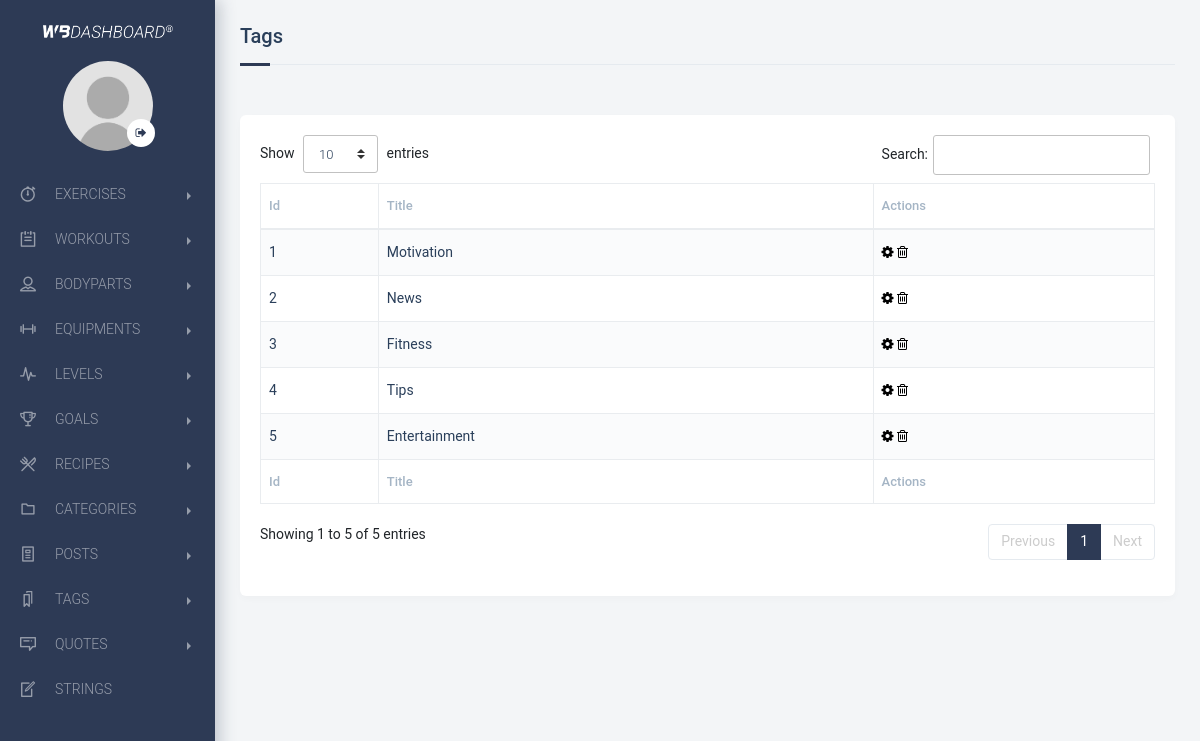
Screenshot of /backend/controller/tags.php (signed in) with the database file from the repository.
### tables this page shows
CREATE TABLE `tags` (
  `tag_id` int(11) NOT NULL,
  `tag_title` text NOT NULL
);

### backend/admin/functions.php (called while the page is built, shortened)
<?php
function get_all_tags($connect)
{
    $sentence = $connect->prepare("SELECT * FROM tags ORDER BY tag_id DESC");
    $sentence->execute();
    return $sentence->fetchAll();
}
?>

### backend/views/tags.view.php (the view, shortened to what this page needs)
<section class="page-container">
    <div class="page-content-wrapper">
 <div class="content sm-gutter">
            <div class="container-fluid padding-25 sm-padding-10">
                <div class="row">
                    <div class="col-12">
                        <div class="section-title">
                            <h5>Tags</h5>
                        </div>
                    </div>
<div class="col-12">
                        <div class="block table-block mb-4" style="margin-top: 20px;">
                            <div class="row">
                                <div class="table-responsive">
<table id="table_id" class="table table-striped table-bordered" cellspacing="0" width="100%" style="border-radius: 5px;">
    <thead>
            <tr>
              <th>Id</th>
                <th>Title</th>
                <th>Actions</th>
            </tr>
        </thead>
        <tfoot>
            <tr>
              <th>Id</th>
                <th>Title</th>
                <th>Actions</th>
            </tr>
        </tfoot>
        <tbody>
        <?php foreach($tags as $tag): ?>
            <tr>
              <td><?php echo $tag['tag_id']; ?></td>
                <td><?php echo $tag['tag_title']; ?></td>
                <td>
                <a href="../controller/edit_tag.php?id=<?php echo $tag['tag_id']; ?>" style="font-size: 14px;color: #000000;"><i class="fa fa-cog"></i></a>
          <a onclick="alertdelete_<?php echo $tag['tag_id']; ?>();" style="cursor: pointer;font-size: 14px;color: #000000;"><i class="fa fa-trash-o"></i></a>
          </td>
            </tr>
        <?php endforeach; ?>
        </tbody>
</table>
</div>
</div>
</div>
</div>
</div>
</div>
</div>
</div>
</section>

### backend/assets/css/lightbox.css (style rules this page uses)
body:after { content: url(../files/close.png) url(../files/loading.gif) url(../files/prev.png) url(../files/next.png); display: none; }

### rows the page displays
tags: tag_id "5", tag_title "Entertainment"
tags: tag_id "4", tag_title "Tips"
tags: tag_id "3", tag_title "Fitness"
tags: tag_id "2", tag_title "News"
tags: tag_id "1", tag_title "Motivation"
